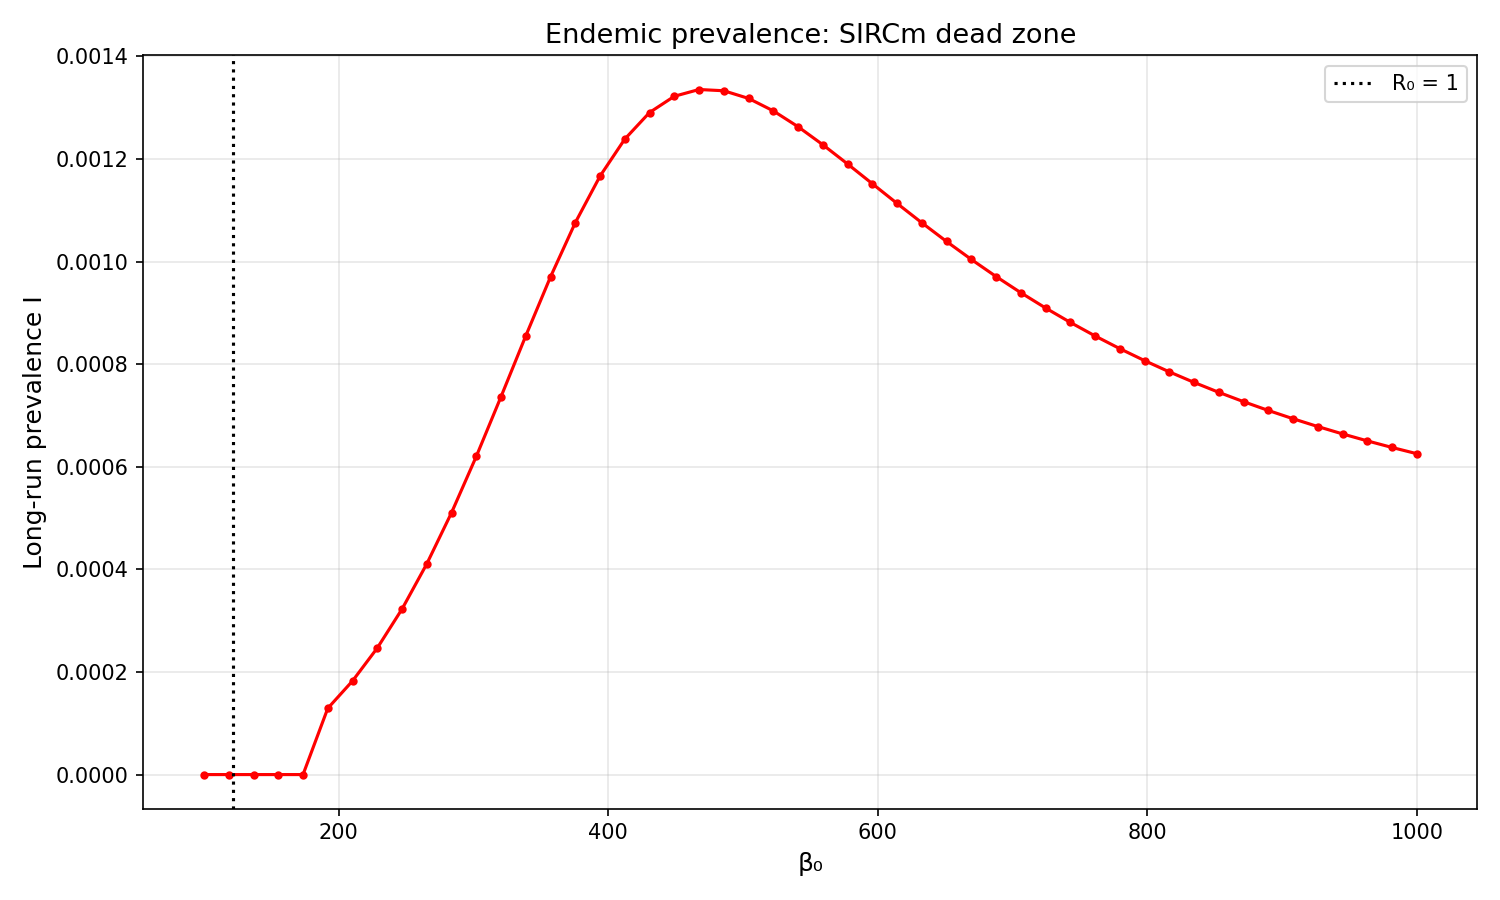

Generate this figure with Python:

import sys
import numpy as np
import matplotlib.pyplot as plt
from pathlib import Path

# Add SIRCm parent folder to sys.path
sys.path.append(str(Path(__file__).parent.parent))

from sircm_utils import (
    sirc_modified,
    solve,
    MU,
    ALPHA,
    SIGMA,
    Y0,
    DELTA_PRIME,
    GAMMA_PRIME
)

h = 1/365

# 1. Sweep beta0 from 100 to 1000
beta_test = np.linspace(100, 1000, 50)
I_final = np.zeros(len(beta_test))

print("Running broad beta0 sweep...")
for i, b in enumerate(beta_test):
    pm = {'mu': MU, 'alpha': ALPHA, 'sigma': SIGMA,
          'beta0': b, 'eps': 0.0,
          'delta_prime': DELTA_PRIME, 'gamma_prime': GAMMA_PRIME}
    _, y = solve(sirc_modified, Y0, (0, 500), h, pm)
    I_final[i] = np.mean(y[-3650:, 1])

fig1, ax1 = plt.subplots(figsize=(10, 6))
ax1.plot(beta_test, I_final, 'r-o', markersize=3)
ax1.axvline(x=MU+ALPHA, color='k', linestyle=':', label='R₀ = 1')
ax1.set_xlabel('β₀', fontsize=12)
ax1.set_ylabel('Long-run prevalence I', fontsize=12)
ax1.set_title('Endemic prevalence: SIRCm dead zone', fontsize=13)
ax1.legend()
ax1.grid(True, alpha=0.3)
plt.tight_layout()
plt.savefig(Path(__file__).parent / "dead_zone_sweeps.png", dpi=150)
plt.show()
plt.close()

# 2. Super zoom into threshold region (178 to 190)
beta_zoom = np.linspace(178, 190, 100)
I_zoom = np.zeros(len(beta_zoom))

print("Running threshold zoom sweep...")
for i, b in enumerate(beta_zoom):
    pm = {'mu': MU, 'alpha': ALPHA, 'sigma': SIGMA,
          'beta0': b, 'eps': 0.0,
          'delta_prime': DELTA_PRIME, 'gamma_prime': GAMMA_PRIME}
    _, y = solve(sirc_modified, Y0, (0, 1000), h, pm)
    I_zoom[i] = np.mean(y[-3650:, 1])

fig2, ax2 = plt.subplots(figsize=(10, 6))
ax2.plot(beta_zoom, I_zoom, 'r-o', markersize=4)
ax2.axvline(x=MU+ALPHA, color='k', linestyle=':', label='R₀ = 1')
ax2.set_xlabel('β₀', fontsize=12)
ax2.set_ylabel('Long-run prevalence I', fontsize=12)
ax2.set_title('Threshold region: where does disease persist?', fontsize=13)
ax2.legend()
ax2.grid(True, alpha=0.3)
plt.tight_layout()
plt.savefig(Path(__file__).parent / "threshold_zoom.png", dpi=150)
plt.show()
plt.close()

# 3. Simulate three regimes
y0_small = np.array([0.999, 0.000001, 0.0, 0.0])

pm_below = {'mu': MU, 'alpha': ALPHA, 'sigma': SIGMA,
            'beta0': 100, 'eps': 0.0,
            'delta_prime': DELTA_PRIME, 'gamma_prime': GAMMA_PRIME}

pm_dead = {'mu': MU, 'alpha': ALPHA, 'sigma': SIGMA,
           'beta0': 150, 'eps': 0.0,
           'delta_prime': DELTA_PRIME, 'gamma_prime': GAMMA_PRIME}

pm_above = {'mu': MU, 'alpha': ALPHA, 'sigma': SIGMA,
            'beta0': 200, 'eps': 0.0,
            'delta_prime': DELTA_PRIME, 'gamma_prime': GAMMA_PRIME}

t1, y1 = solve(sirc_modified, y0_small, (0, 10), h, pm_below)
t2, y2 = solve(sirc_modified, y0_small, (0, 10), h, pm_dead)
t3, y3 = solve(sirc_modified, y0_small, (0, 10), h, pm_above)

fig3, ax3 = plt.subplots(figsize=(12, 5))
ax3.plot(t1, y1[:, 1], 'b-', linewidth=1.5, label='β₀ = 100 (R₀ = 0.82, below R₀=1)')
ax3.plot(t2, y2[:, 1], 'r-', linewidth=1.5, label='β₀ = 150 (R₀ = 1.23, dead zone)')
ax3.plot(t3, y3[:, 1], 'g-', linewidth=1.5, label='β₀ = 200 (R₀ = 1.64, above R₀*)')
ax3.set_xlabel('Time (years)', fontsize=12)
ax3.set_ylabel('Prevalence I(t)', fontsize=12)
ax3.set_title('Three regimes: below R₀=1, dead zone, above R₀*', fontsize=13)
ax3.legend()
ax3.grid(True, alpha=0.3)
plt.tight_layout()
plt.savefig(Path(__file__).parent / "regimes_comparison.png", dpi=150)
plt.show()
plt.close()

fig4, ax4 = plt.subplots(figsize=(12, 5))
mask = t1 > 2
ax4.plot(t1[mask], y1[mask, 1], 'b--', linewidth=1, label='β₀ = 100 (R₀ = 0.82, below R₀=1)')
ax4.plot(t2[mask], y2[mask, 1], 'r--', linewidth=1, label='β₀ = 150 (R₀ = 1.23, dead zone)')
ax4.plot(t3[mask], y3[mask, 1], 'g--', linewidth=1, label='β₀ = 200 (R₀ = 1.64, above R₀*)')
ax4.set_xlabel('Time (years)', fontsize=12)
ax4.set_ylabel('Prevalence I(t)', fontsize=12)
ax4.set_title('Three regimes: zoomed into settling behavior', fontsize=13)
ax4.legend()
ax4.grid(True, alpha=0.3)
plt.tight_layout()
plt.savefig(Path(__file__).parent / "regimes_zoomed.png", dpi=150)
plt.show()
plt.close()

print(f"I at t=10:")
print(f"  beta=100: {y1[-1, 1]:.15f}")
print(f"  beta=150: {y2[-1, 1]:.15f}")
print(f"  beta=200: {y3[-1, 1]:.15f}")
